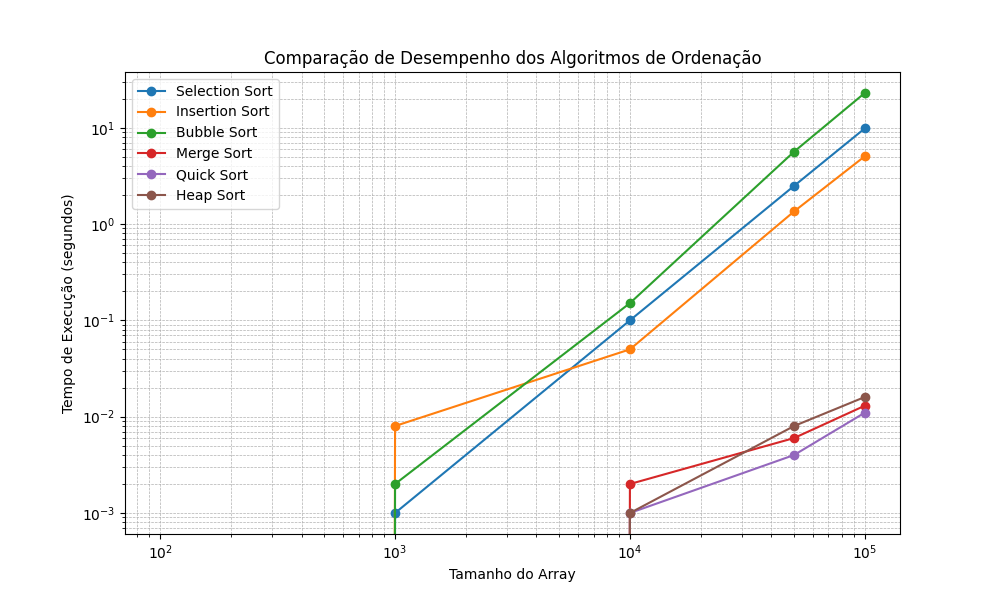

Write the Python code that produced this figure.
import matplotlib.pyplot as plt

# Tamanhos de entrada e tempos de execução (em segundos) simulados para cada algoritmo
sizes = [100, 1000, 10000, 50000, 100000]
selection_times = [0.0, 0.001, 0.1, 2.489, 9.837]
insertion_times = [0.0, 0.008, 0.05, 1.352, 5.053]
bubble_times = [0.0, 0.002, 0.151, 5.64, 22.935]
merge_times = [0.00, 0.0, 0.002, 0.006, 0.013]
quick_times = [0.0, 0.0, 0.001, 0.004, 0.011]
heap_times = [0.0, 0.0, 0.001, 0.008, 0.016]

# Criando o gráfico de linha
plt.figure(figsize=(10, 6))
plt.plot(sizes, selection_times, label="Selection Sort", marker='o')
plt.plot(sizes, insertion_times, label="Insertion Sort", marker='o')
plt.plot(sizes, bubble_times, label="Bubble Sort", marker='o')
plt.plot(sizes, merge_times, label="Merge Sort", marker='o')
plt.plot(sizes, quick_times, label="Quick Sort", marker='o')
plt.plot(sizes, heap_times, label="Heap Sort", marker='o')

# Configurações do gráfico
plt.xlabel("Tamanho do Array")
plt.ylabel("Tempo de Execução (segundos)")
plt.title("Comparação de Desempenho dos Algoritmos de Ordenação")
plt.xscale("log")
plt.yscale("log")
plt.legend()
plt.grid(True, which="both", linestyle="--", linewidth=0.5)

# Exibindo o gráfico
plt.show()
